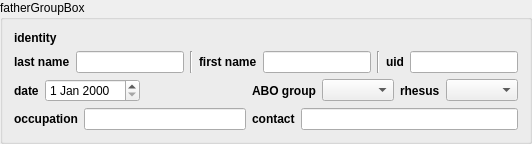
       <widget class="QGroupBox" name="fatherGroupBox">
        <property name="title">
         <string>fatherGroupBox</string>
        </property>
        <layout class="QGridLayout" name="gridLayout_10">
         <item row="0" column="0" colspan="2">
          <layout class="QGridLayout" name="gridLayout_2">
           <item row="1" column="2">
            <widget class="Line" name="line_5">
             <property name="orientation">
              <enum>Qt::Vertical</enum>
             </property>
            </widget>
           </item>
           <item row="0" column="0">
            <widget class="QLabel" name="fatherIdentityLabel">
             <property name="font">
              <font>
               <weight>75</weight>
               <bold>true</bold>
              </font>
             </property>
             <property name="text">
              <string>identity</string>
             </property>
            </widget>
           </item>
           <item row="1" column="0">
            <widget class="QLabel" name="fatherLastNameLabel">
             <property name="font">
              <font>
               <weight>75</weight>
               <bold>true</bold>
              </font>
             </property>
             <property name="text">
              <string>last name</string>
             </property>
            </widget>
           </item>
           <item row="1" column="1">
            <widget class="QLineEdit" name="fatherLastNameLineEdit"/>
           </item>
           <item row="1" column="3">
            <widget class="QLabel" name="fatherFirstNameLabel">
             <property name="font">
              <font>
               <weight>75</weight>
               <bold>true</bold>
              </font>
             </property>
             <property name="text">
              <string>first name</string>
             </property>
            </widget>
           </item>
           <item row="1" column="4">
            <widget class="QLineEdit" name="fatherFirstNameLineEdit"/>
           </item>
           <item row="1" column="7">
            <widget class="QLineEdit" name="fatherUidLineEdit"/>
           </item>
           <item row="1" column="6">
            <widget class="QLabel" name="fatherUidLabel">
             <property name="font">
              <font>
               <weight>75</weight>
               <bold>true</bold>
              </font>
             </property>
             <property name="text">
              <string>uid</string>
             </property>
            </widget>
           </item>
           <item row="1" column="5">
            <widget class="Line" name="line_6">
             <property name="orientation">
              <enum>Qt::Vertical</enum>
             </property>
            </widget>
           </item>
          </layout>
         </item>
         <item row="1" column="0">
          <layout class="QHBoxLayout" name="horizontalLayout_3">
           <item>
            <widget class="QLabel" name="fatherDobLabel">
             <property name="font">
              <font>
               <weight>75</weight>
               <bold>true</bold>
              </font>
             </property>
             <property name="text">
              <string>date</string>
             </property>
            </widget>
           </item>
           <item>
            <widget class="QDateEdit" name="fatherDobDateEdit"/>
           </item>
           <item>
            <spacer name="horizontalSpacer_16">
             <property name="orientation">
              <enum>Qt::Horizontal</enum>
             </property>
             <property name="sizeHint" stdset="0">
              <size>
               <width>40</width>
               <height>20</height>
              </size>
             </property>
            </spacer>
           </item>
          </layout>
         </item>
         <item row="1" column="1">
          <layout class="QHBoxLayout" name="horizontalLayout_4">
           <item>
            <widget class="QLabel" name="fatherAboLabel">
             <property name="font">
              <font>
               <weight>75</weight>
               <bold>true</bold>
              </font>
             </property>
             <property name="text">
              <string>ABO group</string>
             </property>
            </widget>
           </item>
           <item>
            <widget class="QComboBox" name="fatherAboComboBox">
             <property name="focusPolicy">
              <enum>Qt::ClickFocus</enum>
             </property>
            </widget>
           </item>
           <item>
            <widget class="QLabel" name="fatherRhesusLabel">
             <property name="font">
              <font>
               <weight>75</weight>
               <bold>true</bold>
              </font>
             </property>
             <property name="text">
              <string>rhesus</string>
             </property>
            </widget>
           </item>
           <item>
            <widget class="QComboBox" name="fatherRhesusComboBox">
             <property name="focusPolicy">
              <enum>Qt::ClickFocus</enum>
             </property>
            </widget>
           </item>
          </layout>
         </item>
         <item row="2" column="0">
          <layout class="QHBoxLayout" name="horizontalLayout_5">
           <item>
            <widget class="QLabel" name="fatherOccupationLabel">
             <property name="font">
              <font>
               <weight>75</weight>
               <bold>true</bold>
              </font>
             </property>
             <property name="text">
              <string>occupation</string>
             </property>
            </widget>
           </item>
           <item>
            <widget class="QLineEdit" name="fatherOccupationLineEdit"/>
           </item>
          </layout>
         </item>
         <item row="2" column="1">
          <layout class="QHBoxLayout" name="horizontalLayout_6">
           <item>
            <widget class="QLabel" name="fatherContactLabel">
             <property name="font">
              <font>
               <weight>75</weight>
               <bold>true</bold>
              </font>
             </property>
             <property name="text">
              <string>contact</string>
             </property>
            </widget>
           </item>
           <item>
            <widget class="QLineEdit" name="fatherContactLineEdit"/>
           </item>
          </layout>
         </item>
        </layout>
       </widget>
